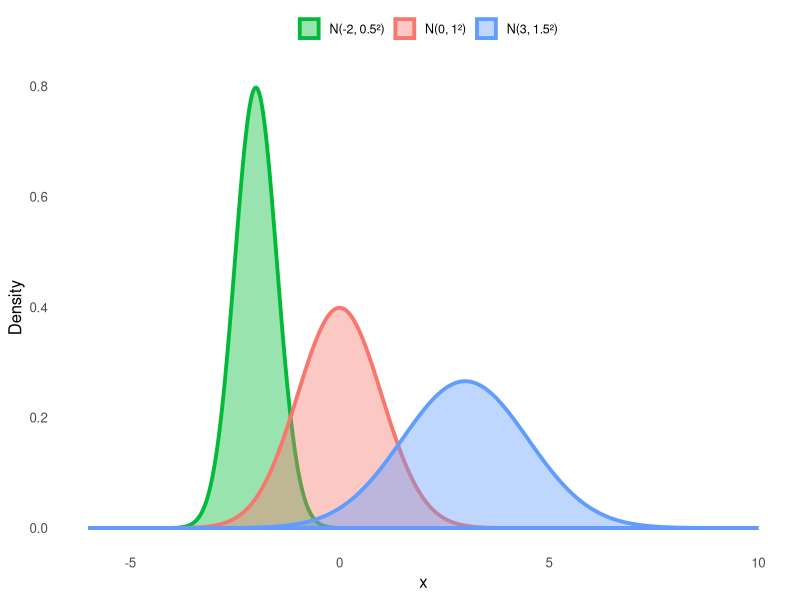
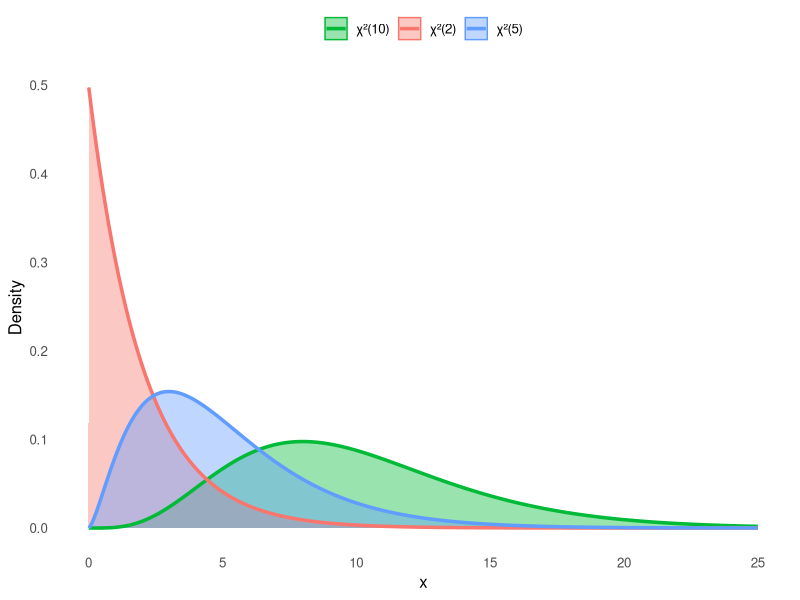
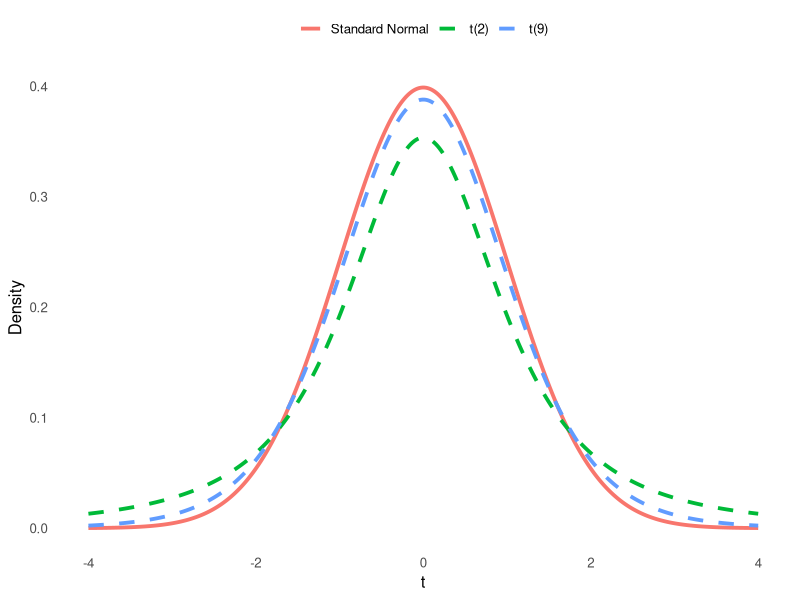
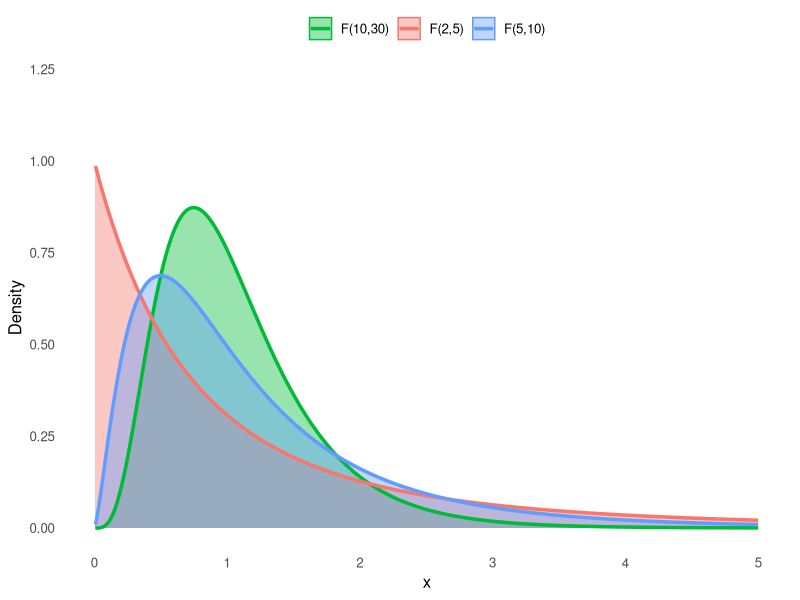

The R source for these figures, in order:
## ---- chunk 1
#| include: false
library(ggplot2)
library(dplyr)
theme_set(theme_minimal(base_size = 13))
set.seed(258)
## ---- chunk 2
#| echo: false
#| fig-width: 5.5
#| fig-height: 3.6
#| fig-align: center
library(ggplot2)
ggplot(data.frame(x = c(-6, 10)), aes(x)) +
  stat_function(fun = dnorm, args = list(mean = -2, sd = 0.5),
                aes(colour = "N(-2, 0.5²)"), size = 1.3, geom = "area",
                fill = "#00BA38", alpha = 0.4, n = 500) +
  stat_function(fun = dnorm, args = list(mean = 0, sd = 1),
                aes(colour = "N(0, 1²)"), size = 1.3, geom = "area",
                fill = "#F8766D", alpha = 0.4, n = 500) +
  stat_function(fun = dnorm, args = list(mean = 3, sd = 1.5),
                aes(colour = "N(3, 1.5²)"), size = 1.3, geom = "area",
                fill = "#619CFF", alpha = 0.4, n = 500) +
  scale_colour_manual("", values = c("N(-2, 0.5²)" = "#00BA38",
                                     "N(0, 1²)"   = "#F8766D",
                                     "N(3, 1.5²)" = "#619CFF")) +
  labs(x = "x", y = "Density") +
  theme_minimal(base_size = 12) +
  theme(panel.grid = element_blank(), legend.position = "top",
        legend.text = element_text(size = 9))
## ---- chunk 3
#| echo: false
#| fig-width: 9
#| fig-height: 3.6
#| fig-align: center
library(ggplot2)
x_vals <- seq(0.01, 25, length.out = 600)
df_plot <- rbind(
  data.frame(x = x_vals, y = dchisq(x_vals, df=2),  dist = "χ²(2)"),
  data.frame(x = x_vals, y = dchisq(x_vals, df=5),  dist = "χ²(5)"),
  data.frame(x = x_vals, y = dchisq(x_vals, df=10), dist = "χ²(10)")
)
ggplot(df_plot, aes(x, y, colour=dist, fill=dist)) +
  geom_area(alpha=0.4, position="identity") +
  geom_line(size=1.2) +
  scale_colour_manual(values=c("#00BA38","#F8766D","#619CFF")) +
  scale_fill_manual(values=c("#00BA38","#F8766D","#619CFF")) +
  labs(x="x", y="Density", colour=NULL, fill=NULL) +
  theme_minimal(base_size=12) +
  theme(panel.grid=element_blank(), legend.position="top")
## ---- chunk 4
#| echo: false
#| fig-width: 9
#| fig-height: 3.6
#| fig-align: center
x_vals <- seq(-4, 4, length.out = 400)
df_t <- rbind(
  data.frame(x=x_vals, y=dnorm(x_vals),       dist="Standard Normal"),
  data.frame(x=x_vals, y=dt(x_vals, df=2),    dist="t(2)"),
  data.frame(x=x_vals, y=dt(x_vals, df=9),    dist="t(9)")
)
ggplot(df_t, aes(x, y, colour=dist, linetype=dist)) +
  geom_line(size=1.3) +
  scale_colour_manual(values=c("#F8766D","#00BA38","#619CFF")) +
  scale_linetype_manual(values=c("solid","dashed","dashed")) +
  labs(x="t", y="Density", colour=NULL, linetype=NULL) +
  theme_minimal(base_size=12) +
  theme(panel.grid=element_blank(), legend.position="top")
## ---- chunk 5
#| echo: false
#| fig-width: 9
#| fig-height: 3.4
#| fig-align: center
x_f <- seq(0.01, 5, length.out=600)
df_f <- rbind(
  data.frame(x=x_f, y=df(x_f,2,5),   dist="F(2,5)"),
  data.frame(x=x_f, y=df(x_f,5,10),  dist="F(5,10)"),
  data.frame(x=x_f, y=df(x_f,10,30), dist="F(10,30)")
)
ggplot(df_f, aes(x,y,colour=dist,fill=dist)) +
  geom_area(alpha=0.4, position="identity") +
  geom_line(size=1.2) +
  coord_cartesian(ylim=c(0,1.2)) +
  scale_colour_manual(values=c("#00BA38","#F8766D","#619CFF")) +
  scale_fill_manual(values=c("#00BA38","#F8766D","#619CFF")) +
  labs(x="x", y="Density", colour=NULL, fill=NULL) +
  theme_minimal(base_size=12) +
  theme(panel.grid=element_blank(), legend.position="top")
